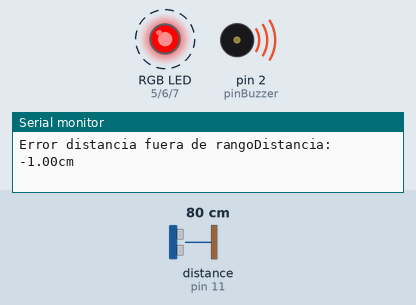
Bench run of a sketch on a simulated Arduino Uno, built with avr-gcc and run on an emulated ATmega328P. Shown: an RGB LED mixed from three pins (HIGH = lit), buzzer (waves = sounding), the last lines printed to the serial monitor. Wiring (inferred from the names in the program): ultrasonic range finder: trigger pin 10; echo pin 11. Dashed ring = blinking. Inputs (shaded band) come from the test bench; at power-on: distance to the obstacle (sensor on pin 11) 80 cm. The echo pulse lasts 58.3 µs per cm; dim RGB values are drawn brighter than linear; pins used as bus, display or sensor lines are not drawn.

Above: at 0.98 s.
1.3 s: distance to the obstacle (sensor on pin 11) set to 56 cm
4.3 s: distance to the obstacle (sensor on pin 11) set to 47 cm
At 5.6 s:
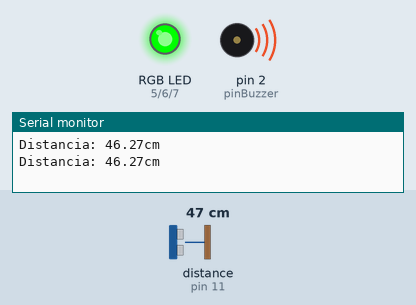
6.2 s: distance to the obstacle (sensor on pin 11) set to 18 cm
7.8 s: distance to the obstacle (sensor on pin 11) set to 13 cm
At 9.2 s:
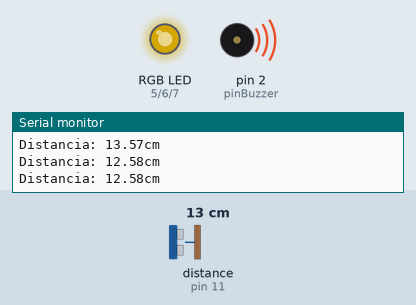
9.5 s: distance to the obstacle (sensor on pin 11) set to 7 cm
11.0 s: distance to the obstacle (sensor on pin 11) set to 4 cm
At 12.6 s:
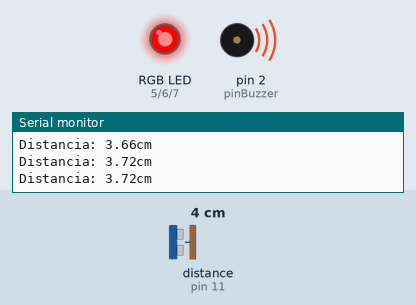
Timing chart, 0 to 13.7 s (numbered marks = the images above; inputs shaded):
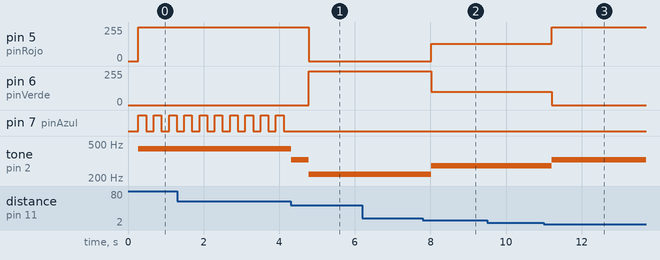

The sketch:

s_8_Ultrasonido.ino
```cpp
const int pinBuzzer = 2;
const int pinRojo = 5;
const int pinVerde = 6;
const int pinAzul = 7;
const int pinTrig = 10;
const int pinEcho = 11;

float leerdistancia(){
  digitalWrite(pinTrig, LOW);
  delayMicroseconds(2);
  digitalWrite(pinTrig,HIGH);
  delayMicroseconds(10);
  digitalWrite(pinTrig, LOW);

  long duracion = pulseIn(pinEcho, HIGH);
  float distancia = duracion * 0.034 / 2;

  if (distancia < 2 || distancia > 50){
    distancia = -1;
  }
  return distancia;
}

float promediarDistancia(int numLecturas){
  float suma = 0;
  int lecturasValidas = 0;

  for ( int  i = 0; i < numLecturas; i++){
    float distancia = leerdistancia();
    if ( distancia != -1){
      suma += distancia;
      lecturasValidas++;
    }
    delay(50);
  }

  if(lecturasValidas > 0){
    return suma / lecturasValidas;
  }else{
    return -1;
  }
}

void controlLed(float distancia){
  if (distancia == -1){
    digitalWrite(pinRojo, HIGH);
    digitalWrite(pinVerde,LOW);
    tone(pinBuzzer,440);
    while(distancia ==- 1){
      digitalWrite(pinAzul,HIGH);
      delay(200);
      digitalWrite(pinAzul,LOW);
      delay(200);
      distancia = leerdistancia();
    }

  }else if (distancia < 5){
    digitalWrite(pinRojo, HIGH);
    digitalWrite(pinVerde, LOW);
    digitalWrite(pinAzul, LOW);
  }else if (distancia < 15){
    analogWrite(pinRojo, 128);
    analogWrite(pinVerde, 100);
    digitalWrite(pinAzul, LOW);
  }else{
    digitalWrite(pinRojo, LOW);
    digitalWrite(pinVerde, HIGH);
    digitalWrite(pinAzul, LOW);
  }
}

void controlBuzzer(float distancia){
  if (distancia < 5){
    tone(pinBuzzer, 329.628);
  }else if (distancia >= 5 && distancia <= 15){
    tone(pinBuzzer, 277.183);
  }else if (distancia > 15){
    tone(pinBuzzer, 220);
  }else{
    noTone(pinBuzzer);
  }

}
void mostrarDatos(float distancia){
  if(distancia == -1){
    Serial.print("Error distancia fuera de rango");
  }
  Serial.print("Distancia: ");
  Serial.print(distancia);
  Serial.println("cm");
}


void setup() {
  pinMode(pinEcho, INPUT);
  pinMode(pinTrig, OUTPUT);
  pinMode(pinRojo, OUTPUT);
  pinMode(pinAzul, OUTPUT);
  pinMode(pinVerde, OUTPUT);
  pinMode(pinBuzzer, OUTPUT);
  Serial.begin(9600);
}

void loop() {
  float distancia = promediarDistancia(5);
  mostrarDatos(distancia);
  controlLed(distancia);
  controlBuzzer(distancia);
  delay(200);

}
```

Measured:
- the behaviour switches between 51 and 50 cm on distance to the obstacle (sensor on pin 11) (found by bisection; images 0 and 1)
- the behaviour switches between 16 and 15 cm on distance to the obstacle (sensor on pin 11) (found by bisection; images 1 and 2)
- the behaviour switches between 6 and 5 cm on distance to the obstacle (sensor on pin 11) (found by bisection; images 2 and 3)
- after the input at 4.3 s, pin 5 (pinRojo): 255/255 → 0/255 after 0.48 s; pin 6 (pinVerde): 0/255 → 255/255 after 0.48 s; pin 7 (pinAzul): stops changing and stays LOW; tone on pin 2 (pinBuzzer): 440 Hz → 329 Hz at once, → 220 Hz 0.47 s later
- after the input at 7.8 s, pin 5 (pinRojo): 0/255 → 128/255 after 0.22 s; pin 6 (pinVerde): 255/255 → 100/255 after 0.22 s; tone on pin 2 (pinBuzzer): 220 Hz → 277 Hz after 0.22 s
- after the input at 11.0 s, pin 5 (pinRojo): 128/255 → 255/255 after 0.21 s; pin 6 (pinVerde): 100/255 → 0/255 after 0.21 s; tone on pin 2 (pinBuzzer): 277 Hz → 329 Hz after 0.21 s
- by itself, pin 7 (pinAzul): alternates HIGH for 0.20 s and LOW for 0.20 s
